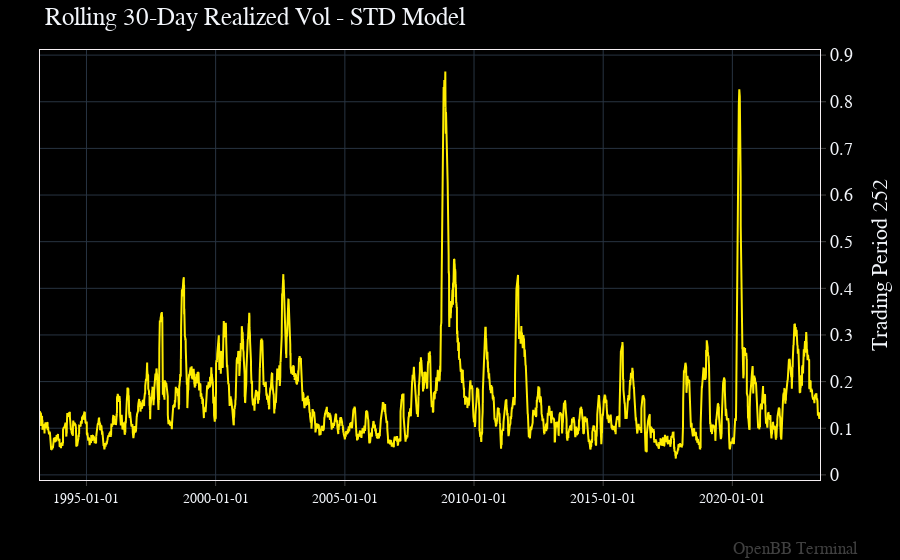

Notebook cell for this chart:
### Markdown cell above
### Standard Deviation Model

This model requires a minimum window of two trading periods, the default is thirty. The calculations, by default, are annualized over 252 trading-days-per-year. To change this behaviour:

- `is_crypto = True` to annualize over 365 days.
- Enter an integer value for the `trading_periods` argument.

### Code cell
rvol = openbb.ta.rvol_std(df, window = 1).rename("Trading Period 252")
openbb.qa.line(
    data= rvol,
    title = "Rolling 30-Day Realized Vol - STD Model",
    log_y = False
)

### Figure 1 — Plotly figure (JSON) as saved in the notebook; plotly's stock layout.template omitted (floating-point values rounded to 4 significant figures; data arrays with more than 128 entries replaced by an {"elided": "..."} marker saying what was removed)
{"data": [{"hovertemplate": "%{y}<extra></extra>", "mode": "lines", "name": "", "showlegend": false, "type": "scatter", "x": {"elided": "7605 str values"}, "xhoverformat": "%Y-%m-%d", "y": {"elided": "7605 float values"}}], "layout": {"annotations": [{"font": {"color": "gray", "size": 17}, "opacity": 0.5, "text": "OpenBB Terminal", "x": 1, "xanchor": "right", "xref": "paper", "xshift": 40, "y": 0, "yanchor": "bottom", "yref": "paper", "yshift": -80}], "bargap": 0, "bargroupgap": 0, "barmode": "overlay", "hoverdistance": 2, "legend": {"groupclick": "toggleitem", "orientation": "v", "tracegroupgap": 133.3}, "margin": {"b": 80, "l": 40, "r": 50, "t": 50}, "modebar": {"activecolor": "#d1030d", "bgcolor": "#2A2A2A", "color": "#FFFFFF", "orientation": "v"}, "newshape": {"line": {"color": "gold"}}, "spikedistance": 2, "title": {"text": "Rolling 30-Day Realized Vol - STD Model"}, "xaxis": {"tickformatstops": [{"dtickrange": [null, 604800000], "value": "%Y-%m-%d"}, {"dtickrange": [604800000, "M1"], "value": "%Y-%m-%d"}, {"dtickrange": ["M1", null], "value": "%Y-%m-%d"}], "type": "date"}, "yaxis": {"title": {"text": "Trading Period 252"}}}}
